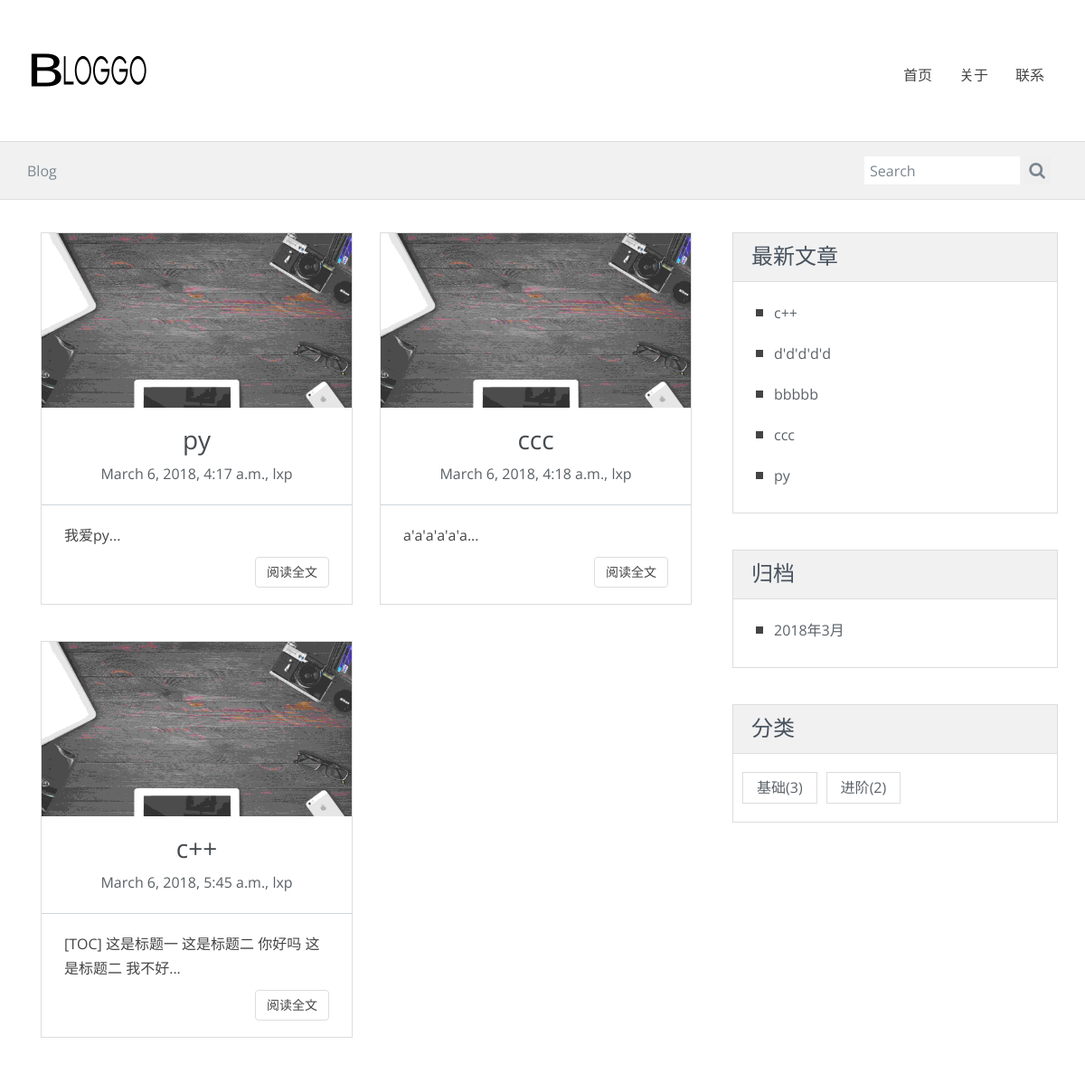
The app's page /category/4/ with its own data.
### blog/models.py (models this page shows, shortened)
class Post(models.Model):
    title = models.CharField(max_length=70)
    body = models.TextField()
    created_time = models.DateTimeField()
    modified_time = models.DateTimeField()
    excerpt = models.CharField(max_length=200,blank=True)
    category = models.ForeignKey(Category,on_delete=models.CASCADE)
    tags = models.ManyToManyField(Tag,blank=True)
    author = models.ForeignKey(User,on_delete=models.CASCADE)
    views = models.PositiveIntegerField(default=0)
    def get_absolute_url(self):
        return reverse('blog:detail',kwargs={'pk':self.pk})

class Category(models.Model):
    name = models.CharField(max_length=100)

### blog/views.py (the view)
# urls.py: url(r'^category/(?P<pk>[0-9]+)/$',views.CategoryView.as_view(),name='category'),
class CategoryView(IndexView):
    def get_queryset(self):
        cate = get_object_or_404(Category, pk=self.kwargs.get('pk'))
        return super(CategoryView,self).get_queryset().filter(category=cate)

### blog/templatetags/blog_tags.py (called while the page is built)
@register.simple_tag
def get_recent_posts(num=5):
    return Post.objects.all().order_by('-created_time')[:num]

@register.simple_tag
def archives():
    return Post.objects.dates('created_time','month',order='DESC')

@register.simple_tag
def get_categories():
    return Category.objects.annotate(num_posts=Count('post')).filter(num_posts__gt=0)

### blog/views.py (called while the page is built, shortened)
    def get_context_data(self,**kwargs):
        context = super().get_context_data(**kwargs)
        paginator = context.get('paginator')
        page = context.get('page_obj')
        is_paginated = context.get('is_paginated')
        pagination_data = self.pagination_data(paginator, page, is_paginated)
        context.update(pagination_data)
        return context

    def pagination_data(self,paginator,page,is_paginated):
        if not is_paginated:
            return []

### templates/blog/index.html (shortened to what this page needs)
{% extends 'blog/base.html' %}
{% load staticfiles %}
{% block main %}
    {% for post in post_list %}
        <div class="col-md-6 col-sm-6">
        <article class=" blog-teaser">
                    <header>
                        <img src="{% static 'blog/img/1.jpg' %}" alt="">
                        <h3>
                            <a href="{{post.get_absolute_url}}">{{post.title}}</a>
                        </h3>
                        <span class="meta">{{post.created_time}}, {{ post.author }}</span>
                        <hr>
                    </header>
                    <div class="body">
                        {{ post.excerpt }}...
                    </div>
                    <div class="clearfix">
                        <a href="{{ post.get_absolute_url }}" class="btn btn-clean-one">阅读全文</a>
                    </div>
        </article>
        </div>
    {% empty %}
        <div class="no-post">暂时还没有发布的文章！</div>
    {% endfor %}
{% endblock main %}

### templates/blog/base.html (shortened to what this page needs)
{% load staticfiles %}
{% load blog_tags %}
<!DOCTYPE html>
<html lang="en">
<head>
    <link rel="stylesheet" href="{% static 'blog/css/Myown.css' %}">
    <link rel="stylesheet" href="{% static 'blog/css/bootstrap.min.css' %}">
    <link rel="stylesheet" href="{% static 'blog/css/font-awesome/css/font-awesome.min.css' %}">
    <link rel="stylesheet" href="{% static 'blog/css/style.css' %}" id="theme-styles">
</head>
<body>
    <header>
        <div class="widewrapper masthead">
            <div class="container">
                <a href="index.html" id="logo">
                    <img src="{% static 'blog/img/logo.png' %}" alt="clean Blog">
                </a>
                <nav class="pull-right clean-nav">
                    <div class="collapse navbar-collapse">
                        <ul class="nav nav-pills navbar-nav">
                            <li>
                                <a href="/">首页</a>
                            </li>
                            <li>
                                <a href="about.html">关于</a>
                            </li>
                            <li>
                                <a href="contact.html">联系</a>
                            </li>
                        </ul>
                    </div>
                </nav>
            </div>
        </div>
        <div class="widewrapper subheader">
            <div class="container">
                <div class="clean-breadcrumb">
                    <a href="/">Blog</a>
                </div>
                <div class="clean-searchbox">
                    <form action="{% url 'haystack_search' %}" method="get" accept-charset="utf-8">
                        <input class="searchfield" name='q' id="searchbox" type="text" placeholder="Search">
                        <button class="searchbutton" type="submit">
                            <i class="fa fa-search"></i>
                        </button>
                    </form>
                </div>
            </div>
        </div>
    </header>
    <div class="widewrapper main">
        <div class="container">
            <div class="row">
                <div class="col-md-8 blog-main">
                    {% block main %}
                    {% endblock main %}
                </div>
                <aside class="col-md-4 blog-aside">
                    <div class="aside-widget">
                        <header>
                            <h3>最新文章</h3>
                        </header>
                        <div class="body">
                            {% get_recent_posts as recent_post_list %}
                            <ul class="clean-list">
                                {% for post in recent_post_list %}
                                <li>
                                <a href="{{ post.get_absolute_url }}">{{ post.title}}</a>
                                </li>
                                {% empty %}
			             	    暂无文章！
			            		{% endfor %}
                            </ul>
                        </div>
                    </div>
                    <div class="aside-widget">
                        <header>
                            <h3>归档</h3>
                        </header>
                        <div class="body">
                            {% archives as date_list %}
                            <ul class="clean-list">
                                {% for date in date_list %}
                                <li>
                                 <a href="{% url 'blog:archives' date.year date.month %}">{{date.year}}年{{date.month}}月</a>
                                </li>
                                {% empty %}
		                			暂无归档！
			             		{% endfor %}
                            </ul>
                        </div>
                    </div>
                    <div class="aside-widget">
                        <header>
                            <h3>分类</h3>
                        </header>
                        <div class="body clearfix">
                            {% get_categories as category_list %}
                            <ul class="tags">
                                {% for category in category_list %}
                                 <li>
                                    <a href="{% url 'blog:category' category.pk %}">{{category.name}}<span class="post-count">({{ category.num_posts }})</span></a>
                                 </li>
                                {% empty %}
				                	暂无分类！
			            		{% endfor %}
                            </ul>
                        </div>
                    </div>
                </aside>
            </div>
        </div>
    </div>
</body>
</html>

### blog/static/blog/css/style.css (style rules this page uses)
body { font-size: 16px; line-height: 27px; font-family: 'Open Sans', sans-serif; color: #444; background-color: #fff; }
a { color: #5b6268; }
h3 { font-size: 21px; line-height: 30px; font-weight: normal; font-family: 'Open Sans', sans-serif; }
hr { border-top-color: #ced5db; }
.fa { font-size: 24px; }
.masthead { padding-top: 55px; padding-bottom: 55px; }
.masthead #logo { float: left; display: block; }
.widewrapper { background-color: #fff; }
.widewrapper.masthead { background-color: #fff; color: #f8f8f9; border-bottom: #aaa; }
.widewrapper.subheader { background-color: #f1f1f1; color: #444; font-size: 16px; min-height: 63px; border-top: 1px solid #ddd; border-bottom: 1px solid #ddd; }
.clean-nav .nav-pills { margin-top: 10px; margin-bottom: 0; font-size: 16px; }
.clean-nav .nav-pills > li { margin-left: 10px; }
.clean-nav .nav-pills > li > a { color: #444; padding: 11px 0 11px 20px; line-height: 14px; }
.clean-nav .navbar-collapse { box-shadow: none; }
.clean-breadcrumb { color: #7b8690; float: left; margin-top: 19px; }
.clean-breadcrumb a { color: #7b8690; }
.clean-searchbox { float: right; display: inline-block; min-width: 210px; margin-bottom: 16px; margin-top: 16px; }
.clean-searchbox form { margin: 0; }
.clean-searchbox .fa { color: #7b8690; font-size: 19px; }
.clean-searchbox .searchbutton, .clean-searchbox .searchfield { color: #7b8690; }
.clean-searchbox .searchbutton { display: inline-block; border: none; line-height: 20px; height: 31px; vertical-align: middle; }
.clean-searchbox .searchfield { border: none; height: 22px; line-height: 22px; -webkit-box-sizing: content-box; -moz-box-sizing: content-box; box-sizing: content-box; padding: 5px 6px 4px 6px; vertical-align: middle; display: inline-block; margin-bottom: 0; width: 160px; font-size: 16px; margin-left: -4px; outline: none; }
.clean-list { list-style: none; }
.clean-list li { line-height: 23px; margin-bottom: 14px; }
.clean-list li:before { content: ""; background-color: #444; border-style: solid; border-width: 4px 4px; display: block; width: 8px; left: -20px; top: 15px; position: relative; }
.blog-main, .blog-aside { position: relative; }
.blog-main:before, .blog-aside:before { height: 100%; content: ""; position: absolute; top: 0; width: 1px; }
.blog-main { padding-top: 36px; padding-bottom: 20px; }
.blog-main:before { right: -16px; }
.blog-aside { padding-top: 36px; }
.blog-aside:before { left: 15px; }
.aside-widget { margin-bottom: 40px; border: 1px solid #ddd; }
.aside-widget header { background-color: #f1f1f1; border-bottom: 1px solid #ddd; }
.aside-widget header h3 { font-size: 24px; padding: 10px 20px 3px 20px; margin-top: 0; color: #48535f; }
.aside-widget .body { margin: 10px 0; padding: 5px; }
.aside-widget a { color: #5b6268; }
.tags { list-style: none; margin: 0; padding-left: 0; }
.tags li { float: left; }
.tags li a { padding: 3px 15px; display: inline-block; margin: 5px; border: 1px solid rgb(221, 221, 221); }
.blog-teaser { background-color: #fff; border: 1px solid #ddd; margin-bottom: 40px; }
.blog-teaser header { text-align: center; }
.blog-teaser header img { margin-bottom: 20px; width: 100%; opacity: 0.8; }
.blog-teaser header h3 { color: #454a4e; margin-top: 0; font-size: 28px; margin-bottom: 10px; }
.blog-teaser header h3 a, .blog-teaser header h3 a:focus, .blog-teaser header h3 a:hover { color: #454a4e; }
.blog-teaser header .meta { color: #5a6065; }
.blog-teaser header hr { border-top-color: #ced5db; border-bottom: none; }
.blog-teaser .body { padding-right: 25px; padding-left: 25px; margin-bottom: 10px; color: #444; }
.blog-teaser .btn { float: right; margin-right: 25px; margin-bottom: 18px; }
.meta { margin-bottom: 30px; }
.btn-clean-one { color: #444; border: 1px solid #ddd; }

### records on screen
Post: title "py", created_time "March 6, 2018, 4:17 a.m.", author "lxp", excerpt "我爱py"
Post: title "ccc", created_time "March 6, 2018, 4:18 a.m.", author "lxp", excerpt "a'a'a'a'a'a"
Post: title "c++", created_time "March 6, 2018, 5:45 a.m.", author "lxp", excerpt "[TOC] 这是标题一 这是标题二 你好吗 这是标题二 我不好"
Post: title "d'd'd'd'd"
Post: title "bbbbb"
Category: name "基础", num_posts "3"
Category: name "进阶", num_posts "2"

### other values on screen
{{ date.year }} "2018"
{{ date.month }} "3"
